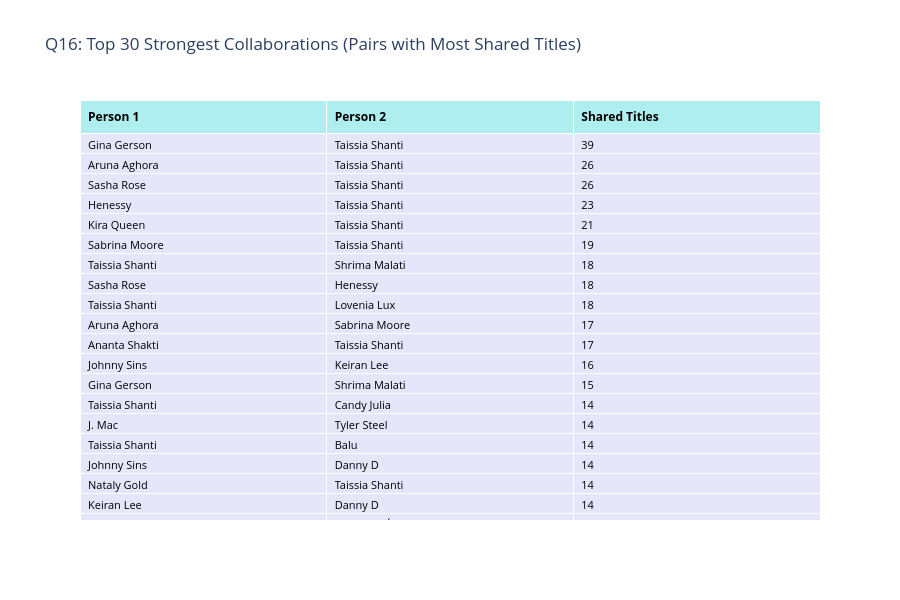
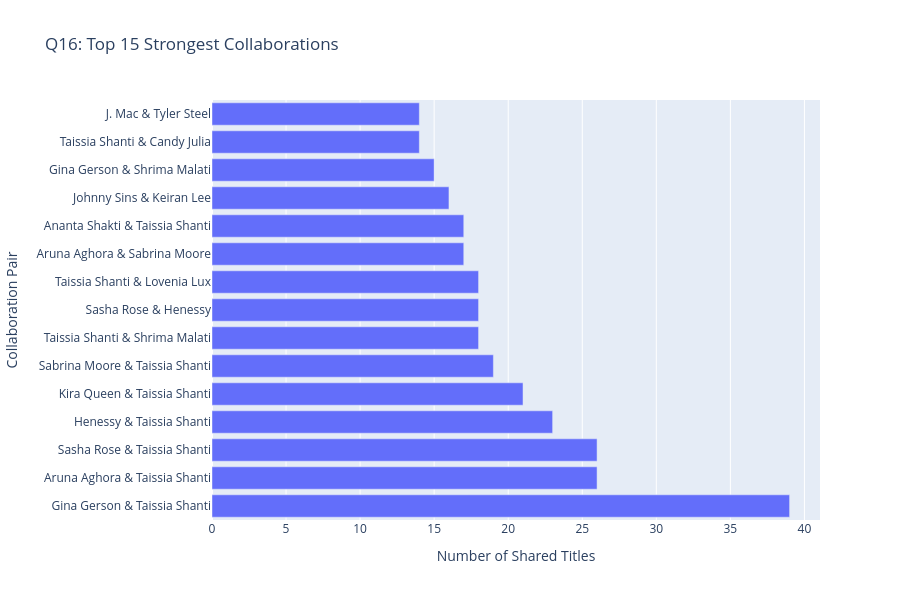

Notebook source saved alongside these figures, in order:
### Code cell
# Q16: Visualization - Top Collaborations Table
# Display the top 30 collaborations as interactive table
fig_q16_table = go.Figure(data=[go.Table(
    header=dict(
        values=['<b>Person 1</b>', '<b>Person 2</b>', '<b>Shared Titles</b>'],
        fill_color='paleturquoise',
        align='left',
        font=dict(color='black', size=12)
    ),
    cells=dict(
        values=[
            strongest_collabs_display['person_1_name'].head(30),
            strongest_collabs_display['person_2_name'].head(30),
            strongest_collabs_display['shared_titles_count'].head(30)
        ],
        fill_color='lavender',
        align='left',
        font=dict(color='black', size=11)
    )
)])

fig_q16_table.update_layout(
    title='Q16: Top 30 Strongest Collaborations (Pairs with Most Shared Titles)',
    height=600
)
fig_q16_table.show()

# Bar chart of top collaborations
top_collabs_viz = strongest_collabs_display.head(15).copy()
top_collabs_viz['collaboration'] = top_collabs_viz['person_1_name'] + ' & ' + top_collabs_viz['person_2_name']

fig_q16_bar = px.bar(
    top_collabs_viz,
    y='collaboration',
    x='shared_titles_count',
    orientation='h',
    title='Q16: Top 15 Strongest Collaborations',
    labels={'shared_titles_count': 'Number of Shared Titles', 'collaboration': 'Collaboration Pair'},
    height=600
)
fig_q16_bar.show()

### Figure 1 — Plotly figure (JSON) as saved in the notebook; plotly's stock layout.template omitted (floating-point values rounded to 4 significant figures)
{"data": [{"cells": {"align": "left", "fill": {"color": "lavender"}, "font": {"color": "black", "size": 11}, "values": [["Gina Gerson", "Aruna Aghora", "Sasha Rose", "Henessy", "Kira Queen", "Sabrina Moore", "Taissia Shanti", "Sasha Rose", "Taissia Shanti", "Aruna Aghora", "Ananta Shakti", "Johnny Sins", "Gina Gerson", "Taissia Shanti", "J. Mac", "Taissia Shanti", "Johnny Sins", "Nataly Gold", "Keiran Lee", "Richard Tripo", "Lolita Taylor", "Henessy", "Sasha Rose", "Johnny Sins", "Foxy Di", "Sasha Rose", "Scott Nails", "Brick Danger", "Josh", "J. Mac"], ["Taissia Shanti", "Taissia Shanti", "Taissia Shanti", "Taissia Shanti", "Taissia Shanti", "Taissia Shanti", "Shrima Malati", "Henessy", "Lovenia Lux", "Sabrina Moore", "Taissia Shanti", "Keiran Lee", "Shrima Malati", "Candy Julia", "Tyler Steel", "Balu", "Danny D", "Taissia Shanti", "Danny D", "Aviannah Élise", "Taissia Shanti", "Kira Queen", "Kira Queen", "Xander Corvus", "Taissia Shanti", "Lovenia Lux", "Keiran Lee", "Peter Green", "Bob", "Josh"], [39, 26, 26, 23, 21, 19, 18, 18, 18, 17, 17, 16, 15, 14, 14, 14, 14, 14, 14, 13, 13, 13, 13, 13, 13, 12, 12, 12, 12, 12]]}, "header": {"align": "left", "fill": {"color": "paleturquoise"}, "font": {"color": "black", "size": 12}, "values": ["<b>Person 1</b>", "<b>Person 2</b>", "<b>Shared Titles</b>"]}, "type": "table"}], "layout": {"height": 600, "title": {"text": "Q16: Top 30 Strongest Collaborations (Pairs with Most Shared Titles)"}}}

### Figure 2 — Plotly figure (JSON) as saved in the notebook; plotly's stock layout.template omitted (floating-point values rounded to 4 significant figures)
{"data": [{"hovertemplate": "Number of Shared Titles=%{x}<br>Collaboration Pair=%{y}<extra></extra>", "legendgroup": "", "marker": {"color": "#636efa", "pattern": {"shape": ""}}, "name": "", "orientation": "h", "showlegend": false, "textposition": "auto", "type": "bar", "x": [39, 26, 26, 23, 21, 19, 18, 18, 18, 17, 17, 16, 15, 14, 14], "xaxis": "x", "y": ["Gina Gerson & Taissia Shanti", "Aruna Aghora & Taissia Shanti", "Sasha Rose & Taissia Shanti", "Henessy & Taissia Shanti", "Kira Queen & Taissia Shanti", "Sabrina Moore & Taissia Shanti", "Taissia Shanti & Shrima Malati", "Sasha Rose & Henessy", "Taissia Shanti & Lovenia Lux", "Aruna Aghora & Sabrina Moore", "Ananta Shakti & Taissia Shanti", "Johnny Sins & Keiran Lee", "Gina Gerson & Shrima Malati", "Taissia Shanti & Candy Julia", "J. Mac & Tyler Steel"], "yaxis": "y"}], "layout": {"barmode": "relative", "height": 600, "legend": {"tracegroupgap": 0}, "title": {"text": "Q16: Top 15 Strongest Collaborations"}, "xaxis": {"anchor": "y", "domain": [0, 1], "title": {"text": "Number of Shared Titles"}}, "yaxis": {"anchor": "x", "domain": [0, 1], "title": {"text": "Collaboration Pair"}}}}
